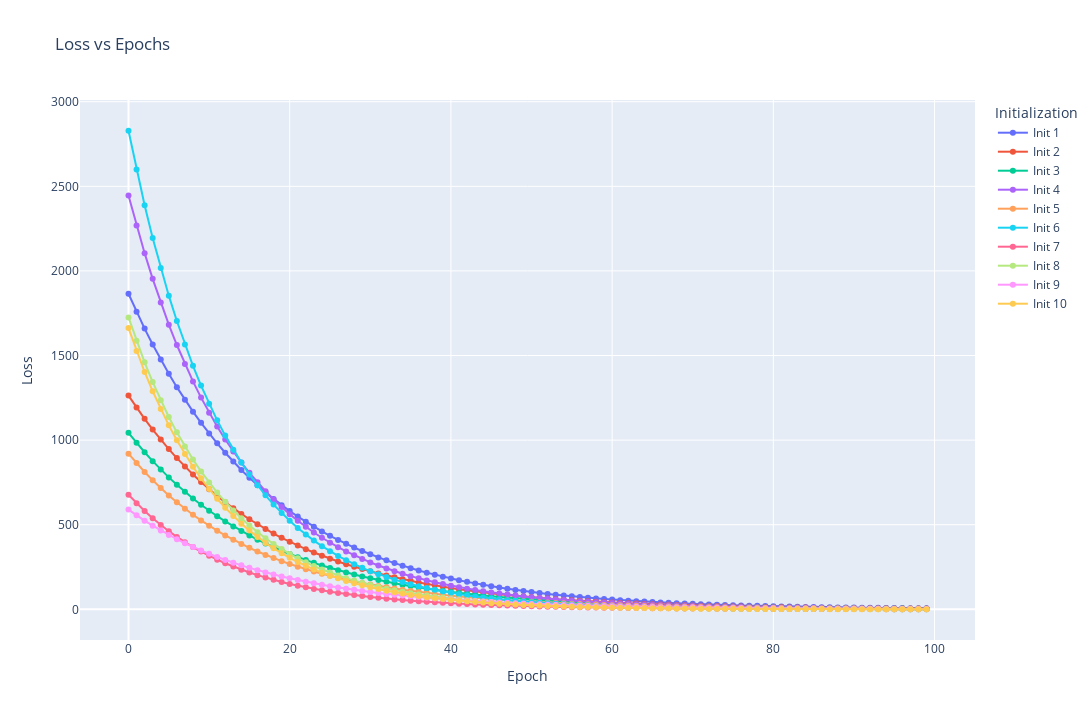

This figure's notebook cell:
### Code cell
fig_loss = go.Figure()

for i, loss_list in enumerate(all_losses):
    fig_loss.add_trace(
        go.Scatter(y=loss_list, mode="lines+markers", name=f"Init {i+1}")
    )

fig_loss.update_layout(
    title="Loss vs Epochs",
    xaxis_title="Epoch",
    yaxis_title="Loss",
    legend_title="Initialization",
    width=1280,
    height=720,
)
fig_loss.show()
